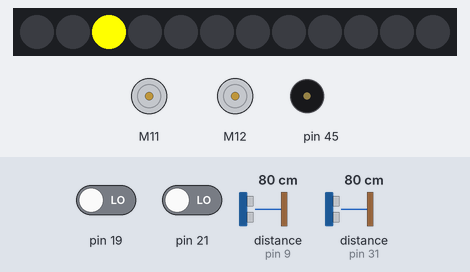
Bench run of a sketch on a simulated Arduino Mega 2560, built with avr-gcc and run on an emulated ATmega2560. Parts: 12 RGB LEDs in strip order, left to right, 2 × DC motor (green arrow = forward, orange = backward, longer = faster), buzzer (waves = sounding). Wiring (inferred from the names in the program): ultrasonic range finder: trigger pin 30; echo pin 31. The inputs (shaded band) are chosen by the test bench; at power-on: distance to the obstacle (sensors on pin 9, pin 31) 80 cm, pin 19 LOW, pin 21 LOW. The echo pulse lasts 58.3 µs per cm.

Above: at 0.76 s.
1.3 s: distance to the obstacle (sensor on pin 9) set to 2 cm
At 3.0 s:
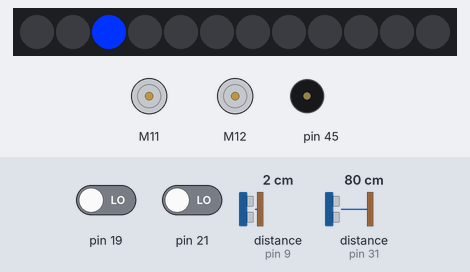
4.3 s: distance to the obstacle (sensor on pin 31) set to 2 cm
At 4.7 s:
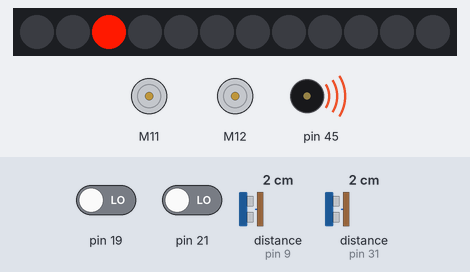
6.8 s: distance to the obstacle (sensor on pin 9) set to 38 cm
8.3 s: distance to the obstacle (sensor on pin 9) set to 43 cm
At 8.8 s:
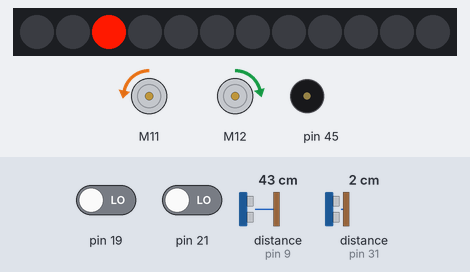
Timing chart, 0 to 10.8 s (numbered marks = the images above; inputs shaded):
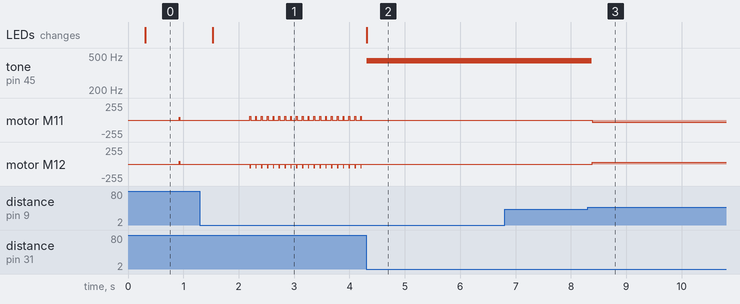

Measured:
- the behaviour switches between 40 and 41 cm on distance to the obstacle (sensor on pin 9) (found by bisection; images 2 and 3)
- after the input at 1.3 s, motor M11: alternates forward 60/255 for 0.01 s and stopped for 0.09 s, starting after 0.90 s; motor M12: alternates backward 54/255 for 0.01 s and stopped for 0.09 s, starting after 0.90 s; the LEDs: change after 0.23 s (image 1)
- after the input at 4.3 s, tone on pin 45: silent → 440 Hz at once; motor M11, motor M12: stops changing and stays stopped; the LEDs: change at once (image 2)
- after the input at 8.3 s, tone on pin 45: 440 Hz → silent after 0.08 s; motor M11: stopped → backward 30/255 after 0.08 s; motor M12: stopped → forward 27/255 after 0.08 s

The sketch:

TargetFollowing.ino
```cpp
#include <Arduino.h>
#include <MeAuriga.h>

MeEncoderOnBoard motor_r(SLOT1);
MeEncoderOnBoard motor_l(SLOT2);
MeUltrasonicSensor ultrasonic_front(9);
MeBuzzer buzzer;
MeRGBLed LEDs(0, 12);

// Pins for HC-SR04
const int TRIG_PIN = 30;
const int ECHO_PIN = 31;

const int LED_PIN = 3;
const int BUZZ_FREQ = 440;

const int TURN_SPEED = 45;
const int SPEED = 60;
const float CALIBRATION = 0.9;

const int OBJECT_SETPOINT = 25; // Detectable distance to object
const int TRACK_OBJECT = 15; // Distance for mBot to keep when tracking
const int LOST_OBJECT = 40;
const int DIST_THRESHOLD = 3;
const int REAR_SETPOINT = 15; // Distance for back sensor

enum LEDState { L_GREEN, L_RED, L_BLUE, L_PURPLE, L_YELLOW };
enum RobotState { SEEK, TRACK, OBSTRUCTED };
RobotState mBot_state = SEEK;

void isr_process_motorR(){
  if (digitalRead(motor_r.getPortB()) == 0) motor_r.pulsePosMinus();
  else motor_r.pulsePosPlus();
}
void isr_process_motorL(){
  if (digitalRead(motor_l.getPortB()) == 0) motor_l.pulsePosMinus();
  else motor_l.pulsePosPlus();
}
void _loop(){
  motor_r.loop();
  motor_l.loop();
}
void _delay(float seconds){
  if (seconds < 0.0) seconds = 0.0;
  long endTime = millis() + seconds * 1000;
  while (millis() < endTime) _loop();
}

/*
  The next three functions handle mBot movement. stop, turn and move
*/
void stopBot(){
  motor_r.setMotorPwm(0);
  motor_l.setMotorPwm(0);
}

void turnBot(int speed){
  motor_r.setMotorPwm(speed);
  motor_l.setMotorPwm(speed);
}

void moveBot(int speed){
  motor_r.setMotorPwm(-speed);
  motor_l.setMotorPwm(speed * CALIBRATION);
}

/*
  Returns readings for the HC-SR04 ultrasonic sensor. Mounted on the back of the mBot.
  duration * 0.01715 converts the echo from microseconds to centimeters.
  Sets a 30ms timeout on the pulse reading, if it comes back as 0, 400cm is returned as a reading.
*/
float readUltrasonic(){
  digitalWrite(TRIG_PIN, HIGH);
  delayMicroseconds(10);
  digitalWrite(TRIG_PIN, LOW);
  long duration = pulseIn(ECHO_PIN, HIGH, 30000);
  return duration ? duration * 0.01715 : 400.0;
}

void setLED(int colour){
  if (colour == L_PURPLE)
    LEDs.setColor(LED_PIN,160,32,240);
  else if (colour == L_BLUE)
    LEDs.setColor(LED_PIN,0,51,255);
  else if (colour == L_RED)
    LEDs.setColor(LED_PIN,255,25,0);
  else if (colour == L_GREEN)
    LEDs.setColor(LED_PIN,0,255,30);
  else if (colour == L_YELLOW)
    LEDs.setColor(LED_PIN,255,255,0);
  else
    LEDs.setColor(LED_PIN,0,0,0);
  LEDs.show();
}

void setup() {
  Serial.begin(115200);

  pinMode(TRIG_PIN, OUTPUT);
  pinMode(ECHO_PIN, INPUT);

  TCCR1A = _BV(WGM10);
  TCCR1B = _BV(CS11) | _BV(WGM12);
  TCCR2A = _BV(WGM21) | _BV(WGM20);
  TCCR2B = _BV(CS21);

  attachInterrupt(motor_l.getIntNum(), isr_process_motorL, RISING);
  attachInterrupt(motor_r.getIntNum(), isr_process_motorR, RISING);

  LEDs.setpin(44);
  LEDs.show();
  buzzer.setpin(45);
}

void loop() {
  _loop();

  float frontDist = ultrasonic_front.distanceCm();
  float backDist = readUltrasonic();

  switch (mBot_state) {

    /*
      STATE: SEEK
      Stays seeking in a clockwise direction until an object is detected
    */
    case SEEK:
      setLED(L_YELLOW);
      turnBot(TURN_SPEED);
      if (frontDist < OBJECT_SETPOINT) {
        mBot_state = TRACK;
        stopBot();
      }
      break;

    /*
      STATE: TRACK
      Tracks mBot by initially moving closer towards it to TRACK_OBJECT distance.
      Maintains that distance by following it forwards / backwards
      Changes state to SEEK if the object disappears from view [LOST_OBJECT distance away]
      Changes state to OBSTRUCTED if the rear sensor detects an obstruction
    */
    case TRACK:
      setLED(L_BLUE);
      // If it can no longer see the object, change state to SEEK
      if (frontDist > LOST_OBJECT) {
        mBot_state = SEEK;
        break;
      }
      // Maintain distance between the object and the mBot
      if (frontDist > TRACK_OBJECT + DIST_THRESHOLD) {
        moveBot(SPEED); // Forwards
      } else if (frontDist < TRACK_OBJECT - DIST_THRESHOLD) {
          // Rear obstruction detected
          if (backDist < REAR_SETPOINT){
            mBot_state = OBSTRUCTED;
            break;
          }
          moveBot(-SPEED); // Reverses
      } else {
        stopBot(); // If locked on to object within correct range hold position
      }
      break;

    /*
      STATE: OBSTRUCTED
      When obstruction is detected and the object is still within distance, mBot stays in position with a buzzer alert
      If the object backs away slowly move away from the wall, change state to SEEK to re-locate the object.
    */
    case OBSTRUCTED:
      stopBot();
      setLED(L_RED);
      buzzer.tone(BUZZ_FREQ, 250);
      if (ultrasonic_front.distanceCm() > LOST_OBJECT) {
        while(readUltrasonic() < REAR_SETPOINT)
          moveBot(SPEED * 0.5);
        mBot_state = SEEK;
      }
      break;
  }
}
```
